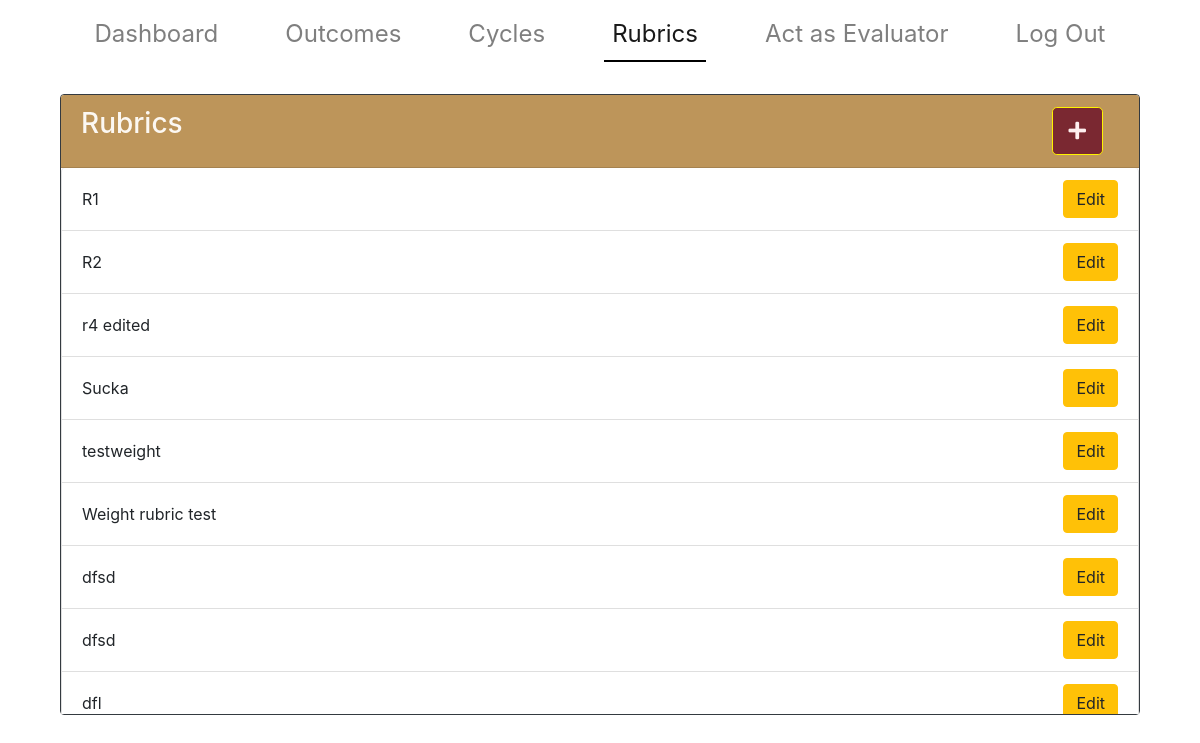
The page /rubrics on the database its author committed.
### main/models.py (models this page shows, shortened)
class Rubric(models.Model):
    title = models.CharField(max_length=200, blank=True, default="Untitled")
    isWeighted = models.BooleanField(null=True, default=False)
    max_row = models.PositiveIntegerField(null=True)
    max_col = models.PositiveIntegerField(null=True)
    created_by = models.CharField(max_length=200)
    assigned_to = models.ManyToManyField(Evaluator)

### main/views.py (the view)
# urls.py: path('rubrics', views.rubrics, name = 'rubrics'),
def rubrics(request):
    rubrics = Rubric.objects.all()
    context = {'rubrics':rubrics, 'rubric': 'active'}
    return render(request, 'main/rubrics.html', context)

### main/templates/main/rubrics.html
{% extends  'main/adminbase.html' %}
{%load static%}
{%block body_block%}
    <div class = "container-fluid ">
      <div class = "container" id = "main_content">
        <div class = "col col-lg-12 col-md-12 col-sm-12">
                    <div  class = "card border-dark mb-3 justify-content-center" >
                      <h3 class = "card-header title">
                      <div class = "d-flex justify-content-between">
                        <span>Rubrics</span>
                        <a href= "{%url 'main:test_rubric'%}" type="button" class="btn btn-primary btn-lg mr-3" >
                           <i class="fas fa-plus"></i>
                         </a>
                        </div>
                      </h3>
                        <ul id = "over" class="list-group" style="overflow-y:scroll; height: 50vh">
                            {%for rubric in rubrics%}
                            <li class="list-group-item d-flex justify-content-between align-items-center">
                                {{rubric.title}}
                            <a href = "{%url 'main:edit_rubric' rubric.id%}" class = "btn btn-warning">Edit</a>
                             </li>
                            {%endfor%}
                        </ul>
                    </div>
</div>
</div>
</div>
{%endblock%}

### main/static/css/landing.css (style rules this page uses)
body { height: 100vh; }
.btn-primary { color: #ffefef !important; background-color: #7a2831 !important; border-color: #fff300; }
.card-header { background-color: rgb(219,217,214) }
.card-header { background-color: #BD955A; color: rgb(252, 248, 242); }
.card-header span { color: rgb(252, 248, 242); }

### rows shown on the page
Rubric: title "R1"
Rubric: title "R2"
Rubric: title "r4 edited"
Rubric: title "Sucka"
Rubric: title "testweight"
Rubric: title "Weight rubric test"
Rubric: title "dfsd"
Rubric: title "dfsd"
Rubric: title "dfl"
